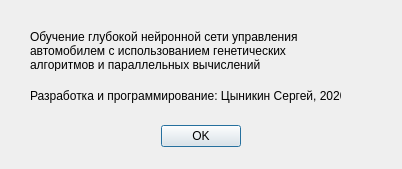
<?xml version="1.0" encoding="UTF-8"?>
<ui version="4.0">
 <class>DialogAbout</class>
 <widget class="QDialog" name="DialogAbout">
  <property name="geometry">
   <rect>
    <x>0</x>
    <y>0</y>
    <width>402</width>
    <height>169</height>
   </rect>
  </property>
  <property name="windowTitle">
   <string>Dialog</string>
  </property>
  <widget class="QDialogButtonBox" name="buttonBox">
   <property name="geometry">
    <rect>
     <x>20</x>
     <y>120</y>
     <width>361</width>
     <height>32</height>
    </rect>
   </property>
   <property name="orientation">
    <enum>Qt::Horizontal</enum>
   </property>
   <property name="standardButtons">
    <set>QDialogButtonBox::Ok</set>
   </property>
   <property name="centerButtons">
    <bool>true</bool>
   </property>
  </widget>
  <widget class="QLabel" name="label">
   <property name="geometry">
    <rect>
     <x>30</x>
     <y>30</y>
     <width>301</width>
     <height>41</height>
    </rect>
   </property>
   <property name="text">
    <string>Обучение глубокой нейронной сети управления автомобилем с использованием генетических алгоритмов и параллельных вычислений</string>
   </property>
   <property name="wordWrap">
    <bool>true</bool>
   </property>
  </widget>
  <widget class="QLabel" name="label_2">
   <property name="geometry">
    <rect>
     <x>30</x>
     <y>80</y>
     <width>311</width>
     <height>31</height>
    </rect>
   </property>
   <property name="text">
    <string>Разработка и программирование: Цыникин Сергей, 2020</string>
   </property>
  </widget>
 </widget>
 <resources/>
 <connections>
  <connection>
   <sender>buttonBox</sender>
   <signal>accepted()</signal>
   <receiver>DialogAbout</receiver>
   <slot>accept()</slot>
   <hints>
    <hint type="sourcelabel">
     <x>248</x>
     <y>254</y>
    </hint>
    <hint type="destinationlabel">
     <x>157</x>
     <y>274</y>
    </hint>
   </hints>
  </connection>
  <connection>
   <sender>buttonBox</sender>
   <signal>rejected()</signal>
   <receiver>DialogAbout</receiver>
   <slot>reject()</slot>
   <hints>
    <hint type="sourcelabel">
     <x>316</x>
     <y>260</y>
    </hint>
    <hint type="destinationlabel">
     <x>286</x>
     <y>274</y>
    </hint>
   </hints>
  </connection>
 </connections>
</ui>
